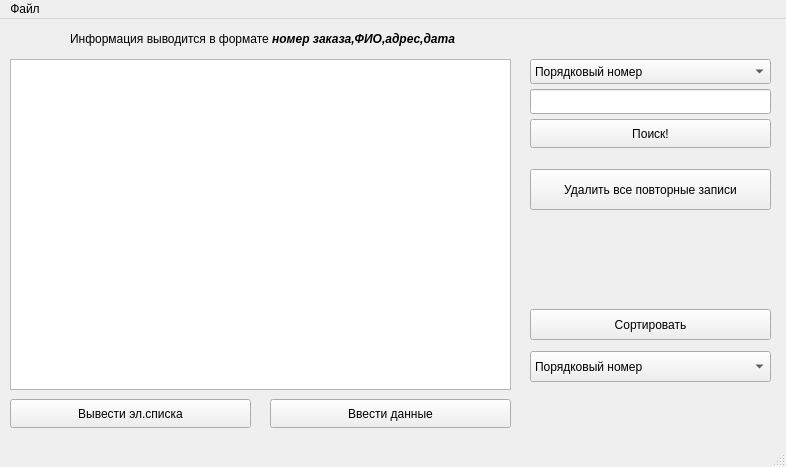
<?xml version="1.0" encoding="UTF-8"?>
<ui version="4.0">
 <class>MainWindow</class>
 <widget class="QMainWindow" name="MainWindow">
  <property name="geometry">
   <rect>
    <x>0</x>
    <y>0</y>
    <width>786</width>
    <height>467</height>
   </rect>
  </property>
  <property name="windowTitle">
   <string>MainWindow</string>
  </property>
  <widget class="QWidget" name="centralwidget">
   <widget class="QListWidget" name="listWidget">
    <property name="geometry">
     <rect>
      <x>10</x>
      <y>40</y>
      <width>501</width>
      <height>331</height>
     </rect>
    </property>
   </widget>
   <widget class="QComboBox" name="comboBox_2">
    <property name="geometry">
     <rect>
      <x>530</x>
      <y>332</y>
      <width>241</width>
      <height>31</height>
     </rect>
    </property>
    <item>
     <property name="text">
      <string>Порядковый номер</string>
     </property>
    </item>
    <item>
     <property name="text">
      <string>ФИО покупателя</string>
     </property>
    </item>
    <item>
     <property name="text">
      <string>Домашний адрес</string>
     </property>
    </item>
    <item>
     <property name="text">
      <string>Дата постановки на учет</string>
     </property>
    </item>
   </widget>
   <widget class="QPushButton" name="pushButton_4">
    <property name="geometry">
     <rect>
      <x>530</x>
      <y>150</y>
      <width>241</width>
      <height>41</height>
     </rect>
    </property>
    <property name="layoutDirection">
     <enum>Qt::LeftToRight</enum>
    </property>
    <property name="text">
     <string>Удалить все повторные записи</string>
    </property>
   </widget>
   <widget class="QPushButton" name="pushButton_3">
    <property name="geometry">
     <rect>
      <x>530</x>
      <y>290</y>
      <width>241</width>
      <height>31</height>
     </rect>
    </property>
    <property name="text">
     <string>Сортировать</string>
    </property>
   </widget>
   <widget class="QLineEdit" name="lineEdit">
    <property name="geometry">
     <rect>
      <x>530</x>
      <y>70</y>
      <width>241</width>
      <height>25</height>
     </rect>
    </property>
   </widget>
   <widget class="QPushButton" name="pushButton_2">
    <property name="geometry">
     <rect>
      <x>10</x>
      <y>380</y>
      <width>241</width>
      <height>29</height>
     </rect>
    </property>
    <property name="text">
     <string>Вывести эл.списка</string>
    </property>
   </widget>
   <widget class="QPushButton" name="pushButton">
    <property name="geometry">
     <rect>
      <x>270</x>
      <y>380</y>
      <width>241</width>
      <height>29</height>
     </rect>
    </property>
    <property name="text">
     <string>Ввести данные</string>
    </property>
   </widget>
   <widget class="QComboBox" name="comboBox">
    <property name="geometry">
     <rect>
      <x>530</x>
      <y>40</y>
      <width>241</width>
      <height>25</height>
     </rect>
    </property>
    <item>
     <property name="text">
      <string>Порядковый номер</string>
     </property>
    </item>
    <item>
     <property name="text">
      <string>ФИО покупателя</string>
     </property>
    </item>
    <item>
     <property name="text">
      <string>Домашний адрес</string>
     </property>
    </item>
    <item>
     <property name="text">
      <string>Дата постановки на учет</string>
     </property>
    </item>
   </widget>
   <widget class="QPushButton" name="search">
    <property name="geometry">
     <rect>
      <x>530</x>
      <y>100</y>
      <width>241</width>
      <height>29</height>
     </rect>
    </property>
    <property name="text">
     <string>Поиск!</string>
    </property>
   </widget>
   <widget class="QLabel" name="label">
    <property name="geometry">
     <rect>
      <x>70</x>
      <y>10</y>
      <width>521</width>
      <height>20</height>
     </rect>
    </property>
    <property name="text">
     <string>&lt;html&gt;&lt;head/&gt;&lt;body&gt;&lt;p&gt;Информация выводится в формате &lt;span style=&quot; font-weight:700; font-style:italic;&quot;&gt;номер заказа,ФИО,адрес,дата&lt;/span&gt;&lt;/p&gt;&lt;/body&gt;&lt;/html&gt;</string>
    </property>
   </widget>
  </widget>
  <widget class="QMenuBar" name="menubar">
   <property name="geometry">
    <rect>
     <x>0</x>
     <y>0</y>
     <width>786</width>
     <height>26</height>
    </rect>
   </property>
   <widget class="QMenu" name="menu">
    <property name="title">
     <string>Файл</string>
    </property>
    <addaction name="action"/>
    <addaction name="action_3"/>
    <addaction name="action_2"/>
   </widget>
   <addaction name="menu"/>
  </widget>
  <widget class="QStatusBar" name="statusbar"/>
  <action name="action">
   <property name="icon">
    <iconset resource="resources.qrc">
     <normaloff>:/rec/Img/png-transparent-folder-open-file-common-toolbar-icon.png</normaloff>:/rec/Img/png-transparent-folder-open-file-common-toolbar-icon.png</iconset>
   </property>
   <property name="text">
    <string>Открыть файл</string>
   </property>
   <property name="shortcut">
    <string>Ctrl+O</string>
   </property>
  </action>
  <action name="action_2">
   <property name="icon">
    <iconset resource="resources.qrc">
     <normaloff>:/rec/Img/png-clipart-computer-icons-floppy-disk-symbol-icon-user-interface-blue-angle.png</normaloff>:/rec/Img/png-clipart-computer-icons-floppy-disk-symbol-icon-user-interface-blue-angle.png</iconset>
   </property>
   <property name="text">
    <string>Сохранить как</string>
   </property>
   <property name="shortcut">
    <string>Ctrl+Shift+S</string>
   </property>
  </action>
  <action name="action_3">
   <property name="icon">
    <iconset resource="resources.qrc">
     <normaloff>:/rec/Img/360.png</normaloff>:/rec/Img/360.png</iconset>
   </property>
   <property name="text">
    <string>Сохранить</string>
   </property>
   <property name="shortcut">
    <string>Ctrl+S</string>
   </property>
  </action>
 </widget>
 <resources>
  <include location="resources.qrc"/>
 </resources>
 <connections/>
</ui>
